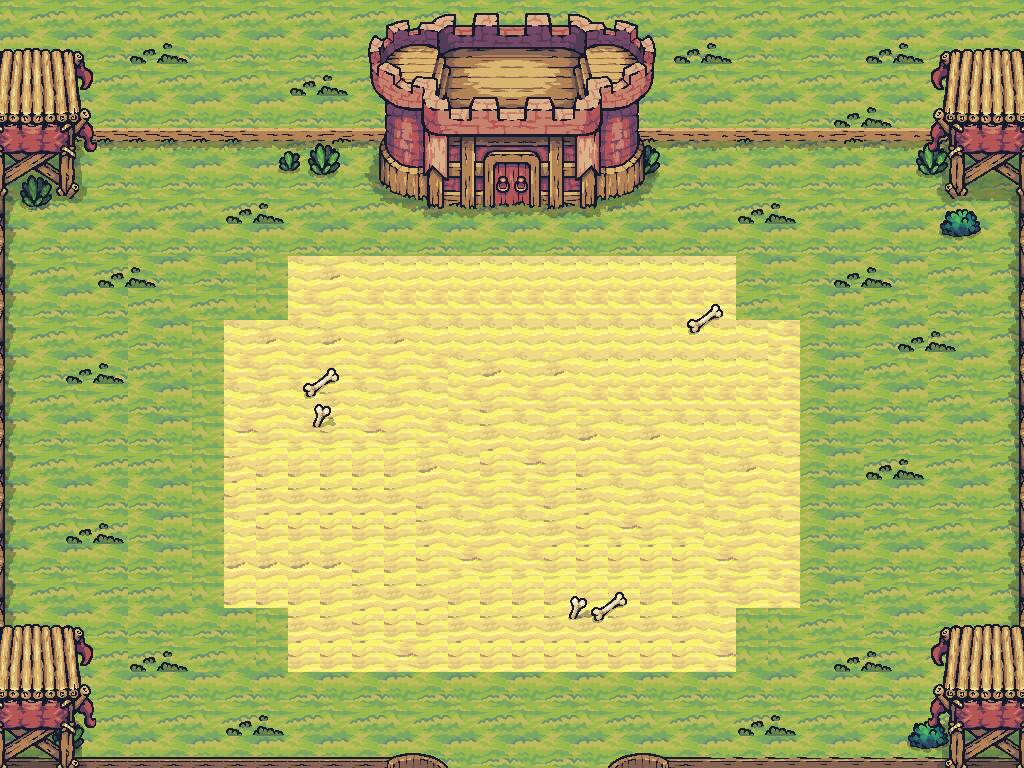

This is a level from a 2D game, rendered from its Tiled map with the project's own tilesets. A one-line summary and the map file follow, with tile-layer data summarised:
An orthogonal 32x24 tile map with 32x32 px tiles, 6 tile layers (background1, background2, background3, background4, ...), 10 tilesets and 11 objects.

<map version="1.10" tiledversion="1.10.2" orientation="orthogonal" renderorder="right-down" width="32" height="24" tilewidth="32" tileheight="32" infinite="0" nextlayerid="14" nextobjectid="17">
 <properties>
  <property name="boss" type="bool" value="true" />
  <property name="numberOfEnemies" type="int" value="0" />
 </properties>
 <tileset firstgid="1" source="groundTinySword.tsx" />
 <tileset firstgid="161" source="assetsSummerPlains.tsx" />
 <tileset firstgid="593" source="castleRed.tsx" />
 <tileset firstgid="673" source="towerRedGoblin.tsx" />
 <tileset firstgid="865" source="castleConstruct.tsx" />
 <tileset firstgid="945" source="boneLarge.tsx" />
 <tileset firstgid="949" source="boneGround.tsx" />
 <tileset firstgid="953" source="bushMed.tsx" />
 <tileset firstgid="957" source="greengrassLarge.tsx" />
 <tileset firstgid="961" source="greengrassSmall.tsx" />
 <group id="10" name="background">
  <layer id="1" name="background1" width="32" height="24">
   <data>[768 cells, 768 non-empty, 32 distinct tile ids]</data>
  </layer>
  <layer id="2" name="background2" width="32" height="24">
   <data>[768 cells, 90 non-empty, 22 distinct tile ids]</data>
  </layer>
  <layer id="3" name="background3" width="32" height="24">
   <data>[768 cells, 92 non-empty, 20 distinct tile ids]</data>
  </layer>
  <layer id="4" name="background4" width="32" height="24">
   <data>[768 cells, 97 non-empty, 85 distinct tile ids]</data>
  </layer>
 </group>
 <group id="11" name="foreground">
  <layer id="14" name="6" width="32" height="24">
   <properties>
    <property name="z" type="int" value="6" />
   </properties>
   <data>[768 cells, 36 non-empty, 24 distinct tile ids]</data>
  </layer>
  <layer id="13" name="23" width="32" height="24">
   <properties>
    <property name="z" type="int" value="23" />
   </properties>
   <data>[768 cells, 30 non-empty, 20 distinct tile ids]</data>
  </layer>
 </group>
 <group id="12" name="objects">
  <objectgroup id="8" name="obj">
   <object id="1" x="0" y="123.015" width="74.6157" height="74.6157" />
   <object id="2" x="941.771" y="124.023" width="81.674" height="76.6324" />
   <object id="3" x="948.83" y="722.966" width="77.6407" height="41.3411" />
   <object id="4" x="0" y="728.007" width="76.6324" height="37.3079" />
   <object id="5" x="67.5575" y="751.199" width="578.112" height="16.1331" />
   <object id="6" x="609.026" y="755.232" width="346.862" height="12.0998" />
   <object id="8" x="65.5409" y="125.032" width="887.323" height="16.1331" />
   <object id="9" x="380.137" y="126.157" width="261.907" height="79.5408" />
   <object id="11" x="1012.35" y="192.589" width="11.0915" height="538.443" />
   <object id="12" x="-2.01664" y="182.506" width="10.0832" height="555.584" />
  </objectgroup>
  <objectgroup id="9" name="exits" />
  <objectgroup id="13" name="boss">
   <object id="15" x="480" y="416" width="32" height="32" />
  </objectgroup>
 </group>
</map>
